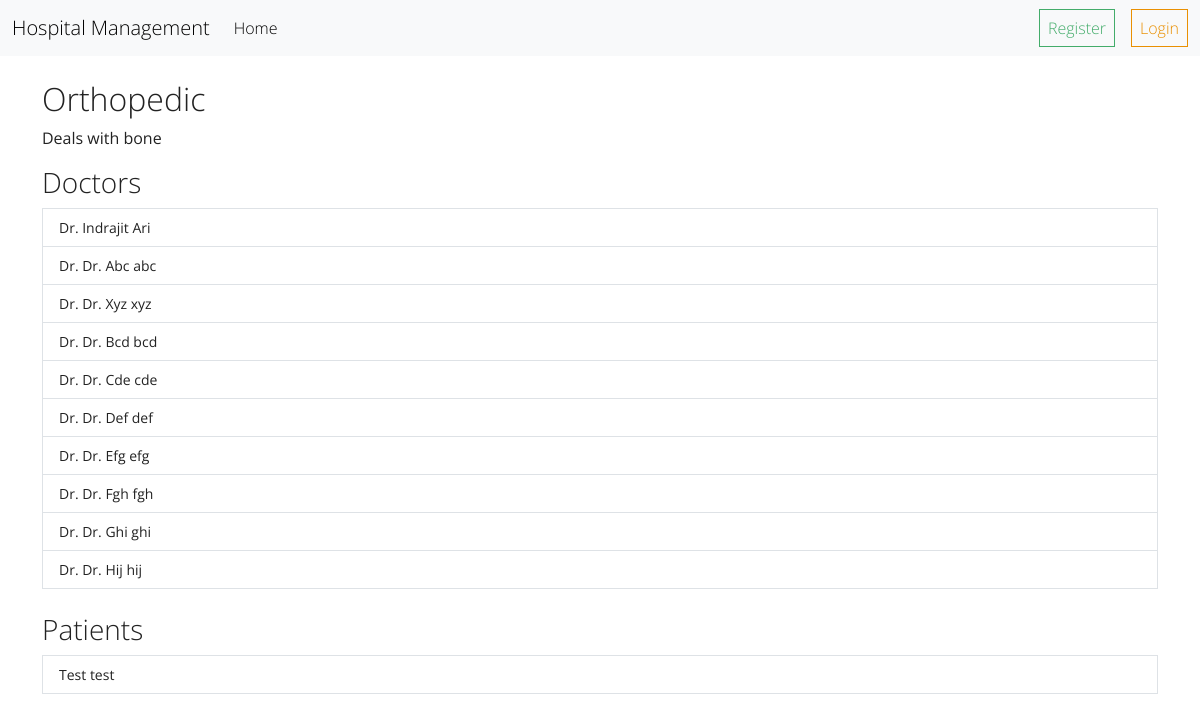
/hospital/department/1, run on an earlier commit of the app's database.
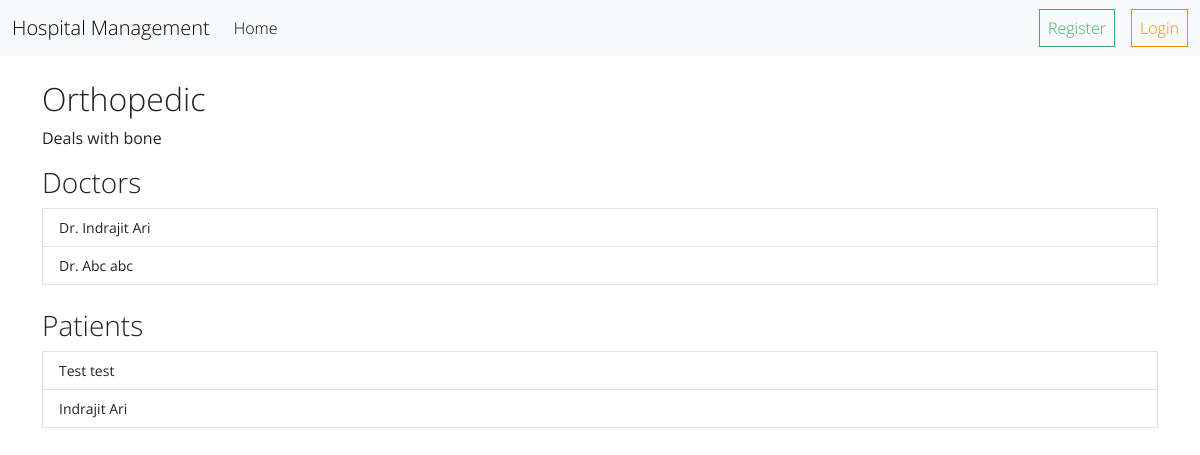
And on a later commit of the database.
### hospital/models.py (models this page shows, shortened)
class User(AbstractUser):
    username = None
    first_name = models.CharField(max_length=20)
    last_name = models.CharField(max_length=50)
    email = models.EmailField(unique=True)
    hospital = models.ForeignKey(
        'Hospital', on_delete=models.SET_NULL, null=True, blank=True)
    department = models.ForeignKey(
        Department, on_delete=models.SET_NULL, null=True, blank=True)
    role = models.CharField(max_length=20, choices=[
        ('admin', 'Admin'),
        ('doctor', 'Doctor'),
        ('staff', 'Staff'),
        ('patient', 'Patient')
    ], default='patient')
    groups = models.ManyToManyField(
        Group, related_name="hospital_users", blank=True)
    user_permissions = models.ManyToManyField(
        Permission, related_name="hospital_users_permissions", blank=True)
    abha_id = models.CharField(max_length=15, blank=True, null=True)
    USERNAME_FIELD = 'email'
    REQUIRED_FIELDS = []
    objects = CustomUserManager()

### hospital/views.py (the view)
# urls.py: path("department/<int:department_id>",views.department_detail,name="department_detail"),
def department_detail(request, department_id):
    department = Department.objects.get(id=department_id)
    doctors = User.objects.filter(department=department, role="doctor")
    patients = User.objects.filter(department=department, role="patient")
    return render(request, "hospital/department_detail.html", {"department": department, "doctors": doctors, "patients": patients})

### templates/hospital/department_detail.html (shortened to what this page needs)
{% extends "layout.html" %}
{% block content %}
<div class="container mt-4">
    <h2>{{ department.name }}</h2>
    <p>{{ department.description }}</p>
    <h3>Doctors</h3>
    <ul class="list-group">
        {% for doctor in doctors %}
            <li class="list-group-item">
                <strong>Dr. {{ doctor.first_name }} {{ doctor.last_name }}</strong>
            </li>
        {% empty %}
            <li class="list-group-item">No doctors in this department.</li>
        {% endfor %}
    </ul>
    <h3 class="mt-4">Patients</h3>
    <ul class="list-group">
        {% for patient in patients %}
            <li class="list-group-item">
                <strong>{{ patient.first_name }} {{ patient.last_name }}</strong>
            </li>
        {% empty %}
            <li class="list-group-item">No patients in this department.</li>
        {% endfor %}
    </ul>
</div>
{% endblock %}

What changed in the data, as far as the page shows it:
removed User: first_name "Dr. Abc", last_name "abc", shown under "Doctors"
removed User: first_name "Dr. Xyz", last_name "xyz", shown under "Doctors"
removed User: first_name "Dr. Bcd", last_name "bcd", shown under "Doctors"
removed User: first_name "Dr. Cde", last_name "cde", shown under "Doctors"
removed User: first_name "Dr. Def", last_name "def", shown under "Doctors"
removed User: first_name "Dr. Efg", last_name "efg", shown under "Doctors"
removed User: first_name "Dr. Fgh", last_name "fgh", shown under "Doctors"
removed User: first_name "Dr. Ghi", last_name "ghi", shown under "Doctors"
removed User: first_name "Dr. Hij", last_name "hij", shown under "Doctors"
added User: first_name "Abc", last_name "abc", shown under "Doctors"
now on this page (row edited): User: first_name "Indrajit", last_name "Ari", shown under "Patients"
